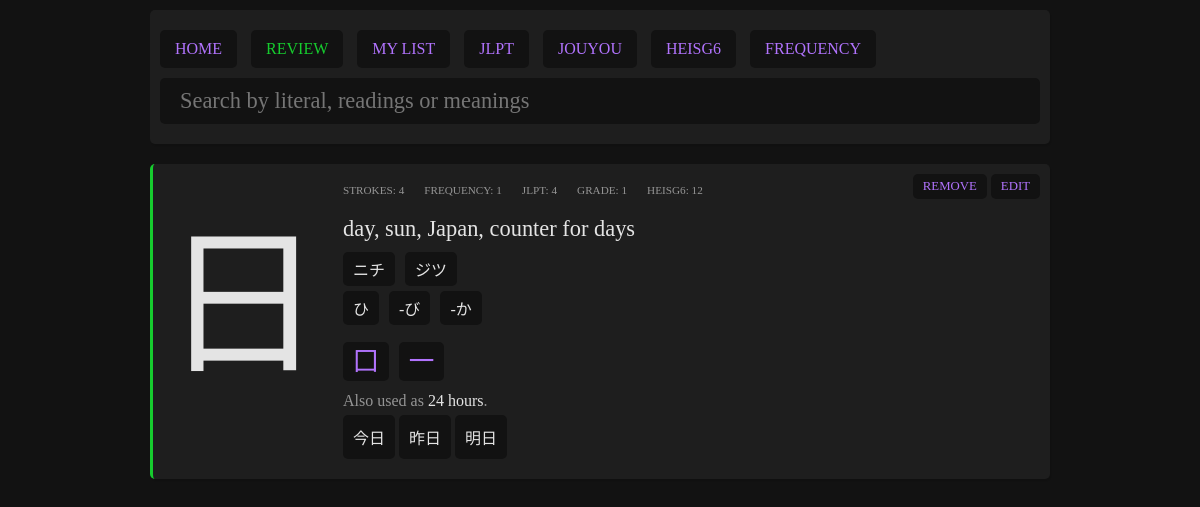
The app's page /kanji.php?literal=日, older data.
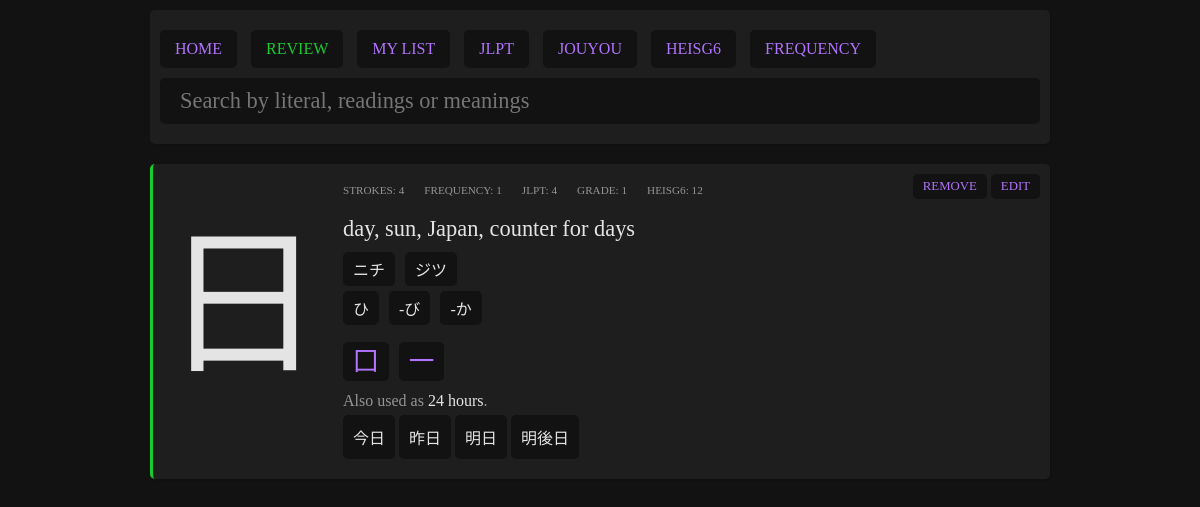
The same page, newer data.
### tables this page shows
CREATE TABLE "kanjis" (
	"literal"	TEXT NOT NULL UNIQUE,
	"meanings"	TEXT NOT NULL,
	"onReadings"	TEXT,
	"kunReadings"	TEXT,
	"strokes"	INTEGER,
	"frequency"	INTEGER,
	"jlpt"	INTEGER,
	"grade"	INTEGER,
	"heisg6"	INTEGER,
	"components"	TEXT,
	"other_forms"	TEXT,
	PRIMARY KEY("literal")
);

CREATE TABLE "words" (
	"word"	TEXT,
	"hiragana"	TEXT,
	"meaning"	TEXT
);

### kanji.php (the view, shortened to what this page needs)
<?php
$myPDO = new PDO('sqlite:data/kanjis.db');
if(isset($_GET['literal'])) {
    if(empty($_GET['literal'])) {
        $error = "No selected kanji.";
    } else {
        $sql = "SELECT kanjis.*, kanjis_study.story, kanjis_study.score, kanjis_study.added FROM kanjis LEFT JOIN kanjis_study ON kanjis.literal = kanjis_study.literal WHERE kanjis.literal = ?";
        $stmt = $myPDO->prepare($sql);
        $results = $stmt->execute([$_GET['literal']]);
        $entry = $stmt->fetch();
    }
}
?>
<?php require './parts/header.php'; ?>
<?php if(!empty($error)): ?>
     <div class="error">
        <?php echo $error;?>
    </div>
<?php elseif(isset($_GET['literal'])) :?>
    <?php if(!$entry): ?>
        <div class="card empty">
            No results.
        </div>
    <?php else: ?>
        <div class="card <?php if($entry['added'] == 1) echo ' added'; ?>">
            <div class="left">
                <div class="kanji big-kanji"><?php echo $entry['literal']; ?></div>
            </div>
            <div class="right">
                    <div class="meta">
                        <div class="item">
                            <span class="ref">strokes</span>
                            <span class="number"><?php echo $entry['strokes']; ?></span>
                        </div>
                        <?php if(!empty($entry['frequency'])): ?>
                        <div class="item">
                            <span class="ref">frequency</span>
                            <span class="number"><?php echo $entry['frequency']; ?></span>
                        </div>
                        <?php endif; ?>
                        <?php if(!empty($entry['jlpt'])): ?>
                        <div class="item">
                            <span class="ref">jlpt</span>
                            <span class="number"><?php echo $entry['jlpt']; ?></span>
                        </div>
                        <?php endif; ?>
                        <?php if(!empty($entry['grade'])): ?>
                        <div class="item">
                            <span class="ref">grade</span>
                            <span class="number">
                            <?php
                                if($entry['grade'] <= 6) {
                                    echo $entry['grade'];
                                } elseif($entry['grade'] == 8) {
                                    echo "HighSchool(Jouyou)";
                                } elseif($entry['grade'] == 9) {
                                    echo "Jinmeiyou(Names)";
                                } else {
                                    echo "Jinmeiyou(Names extra)";
                                }
                            ?>
                            </span>
                        </div>
                        <?php endif; ?>
                        <?php if(!empty($entry['heisg6'])): ?>
                        <div class="item">
                            <span class="ref">heisg6</span>
                            <span class="number"><?php echo $entry['heisg6']; ?></span>
                        </div>
                        <?php endif; ?>
                    </div>
                <div class="meanings">
                    <?php echo str_replace(";", ", ", $entry['meanings']); ?>
                </div>
                <?php if(!isset($_SESSION['simple']) || $_SESSION['simple'] == 'off'): ?>
                <?php
                    if(!empty($entry['onReadings'])) {
                        echo '<div class="readings">';
                        $onReadingsArray = explode(";", $entry['onReadings']);
                        foreach($onReadingsArray as $onReading) {
                            echo '<div class="reading">'.$onReading.'</div>';
                        }
                        echo '</div>';
                    }
                ?>
                <?php
                    if(!empty($entry['kunReadings'])) {
                        echo '<div class="readings">';
                        $kunReadingsArray = explode(";", $entry['kunReadings']);
                        foreach($kunReadingsArray as $kunReading) {
                            echo '<div class="reading">'.$kunReading.'</div>';
                        }
                        echo '</div>';
                    }
                ?>
                <?php endif;  ?>
                <?php
                    if(!empty($entry['components'])) {
                        echo '<div class="components">';
                        $componentsArray = explode(";", $entry['components']);
                        foreach($componentsArray as $component) {
                            echo '<div class="component"><a href="kanji.php?literal='.$component.'">'.$component.'</a></div>';
                        }
                        echo '</div>';
                    }
                ?>
                <?php if(!empty($entry['story'])): ?>
                <div class="story">
                    <?php
                        $pattern = '/#(.+?)#/';
                        $story = preg_replace($pattern, '<a href="kanji.php?literal=$1">$1</a>',$entry['story']);
                        $pattern = '/\_(.+?)\_/';
                        echo preg_replace($pattern, '<span>$1</span>',$story);
                    ?>
                </div>
                <?php endif; ?>
                <?php
                    $sql = "SELECT * FROM words WHERE word LIKE ?";
                    $stmt = $myPDO->prepare($sql);
                    $stmt->execute(['%'.$entry['literal'].'%']);
                    $words = $stmt->fetchAll();
                ?>
                <?php if(!empty($words)): ?>
                <div class="words">
                    <?php foreach($words as $word): ?>
                    <div class="word" title="[<?php echo $word['hiragana']; ?>]: <?php echo $word['meaning']; ?>">
                        <span class="example-kanji"><?php echo $word['word']; ?></span><span class="example-text">[<?php echo $word['hiragana']; ?>]: <?php echo $word['meaning']; ?></span>
                    </div>
                    <?php endforeach; ?>
                </div>
                <?php endif; ?>
            </div>
            <div class="action">
                <?php if($entry['added'] == '' || $entry['added'] == 0): ?>
                    <form action="actions/add_kanji_to_study.php" method="POST">
                        <input type="hidden" name="literal" value="<?php echo $entry['literal'];?>">
                        <button type="submit">add</button>
                    </form>
                <?php else: ?>
                    <form action="actions/remove_kanji_from_study.php" method="POST">
                        <button type="submit">remove</button>
                    </form>
                <?php endif; ?>
                <button id="edit-toggle">edit</button>
            </div>
        </div>
    <?php endif;?>
<?php else: ?>
    <div class="card empty">
        No kanji selected.
    </div>
<?php endif;?>
<?php require './parts/footer.php'; ?>

### parts/header.php (shortened to what this page needs)
<!DOCTYPE html>
<html lang="en">
<head>
    <link rel="stylesheet" href="data/style.css">
</head>
<body>
<div class="content">
    <div class="header">
        <div class="header-actions">
            <a href="index.php">HOME</a>
            <form action="actions/review.php" method="POST">
                <button type="submit" class="review">REVIEW</button>
            </form>
            <a href="list.php?list=my_list"<?php if(isset($_GET['list']) && $_GET['list'] == 'my_list') echo ' class="selected"';?>>MY LIST</a>
            <a href="list.php?list=jlpt"<?php if(isset($_GET['list']) && $_GET['list'] == 'jlpt') echo ' class="selected"';?>>JLPT</a>
            <a href="list.php?list=jouyou"<?php if(isset($_GET['list']) && $_GET['list'] == 'jouyou') echo ' class="selected"';?>>JOUYOU</a>
            <a href="list.php?list=heisg6"<?php if(isset($_GET['list']) && $_GET['list'] == 'heisg6') echo ' class="selected"';?>>HEISG6</a>
            <a href="list.php?list=frequency"<?php if(isset($_GET['list']) && $_GET['list'] == 'frequency') echo ' class="selected"';?>>FREQUENCY</a>
        </div>
        <div class="header-form">
            <form action="index.php" method="GET">
                <input type="search" placeholder="Search by literal, readings or meanings" name="query" value="<?php if(isset($_GET['query'])) echo $_GET['query'];?>">
            </form>
        </div>
    </div>

### parts/footer.php (shortened to what this page needs)
</div>
</body>
</html>

### data/style.css (style rules this page uses)
body { background:#121212; color:#e4e4e4; font-family: "NotoSansJP"; }
* { box-sizing: border-box; }
.content { max-width: 900px; margin: 10px auto; }
.card, .header, .list { position:relative; background:#1e1e1e; display:flex; border-radius: 5px; box-shadow: 1px 2px 1px rgba(0, 0, 0, 0.1); margin-bottom:20px; }
.card.added { border-left:3px solid #16cc2e; }
.header { padding:10px; }
.card .right { display: flex; flex-direction: column; flex-grow: 2; align-items: flex-start; padding:10px; }
.card .left .kanji { font-family:"NotoSansJP", "BabelStoneHan"; font-size:120pt; padding:10px; }
.card .right .meta, .card .right .components { display:flex; flex-wrap: wrap; flex-direction: row; justify-items: center; padding:10px 0; }
.card .right .readings { display:flex; flex-wrap: wrap; flex-direction: row; justify-items: center; }
.card .right .story { padding:5px 0; color:#959595; }
.card .right .meta .item { margin:0 20px 0 0; color:#959595; font-size: 0.7em; text-transform: uppercase; }
.card .right .meta .item .ref::after { content:': '; }
.card .right .meanings { font-size: 1.4em; margin:10px 0 ; }
.card .right .readings .reading, .card .right .components .component a { background-color:#121212; margin:0 10px 5px 0; padding:5px 10px; border-radius: 5px; font-family: "NotoSansJP"; }
.card .right .component { font-size: 1.6em; }
.card .action { position: absolute; top:10px; right:10px; }
.card .action form { display:inline-block; }
button { cursor:pointer; background-color:#121212; padding:5px 10px; border-radius: 5px; font-family: "NotoSansJP"; text-transform: uppercase; font-size: 0.8em; border:none; }
.header input { background-color:#121212; padding:10px 20px; border-radius: 5px; font-family: "NotoSansJP","BabelStoneHan"; color:#e4e4e4; border:none; width:100%; font-size: 1.4em; margin-bottom:10px; }
.header form { width:100%; }
a, button { text-decoration: none; color:#b173fd; }
.header { display: flex; flex-direction: column; }
.header .header-actions a, .header button { background:#121212; padding:10px 15px; margin:10px 10px 10px 0; display:inline-block; border-radius: 5px; font-size:1em; }
.header form { display:inline; }
.review { color:#16cc2e; }
.words .word { border-radius: 5px; padding:10px; background:#121212; margin-bottom:10px; display: inline-block; position:relative; cursor:default; }
.card .right .components .component a { font-family:"NotoSansJP", "BabelStoneHan"; }
.story span { color:#e4e4e4; }
.word { overflow: visible; }

Row changes from the older to the newer data that the page shows:
added words: word "明後日"
